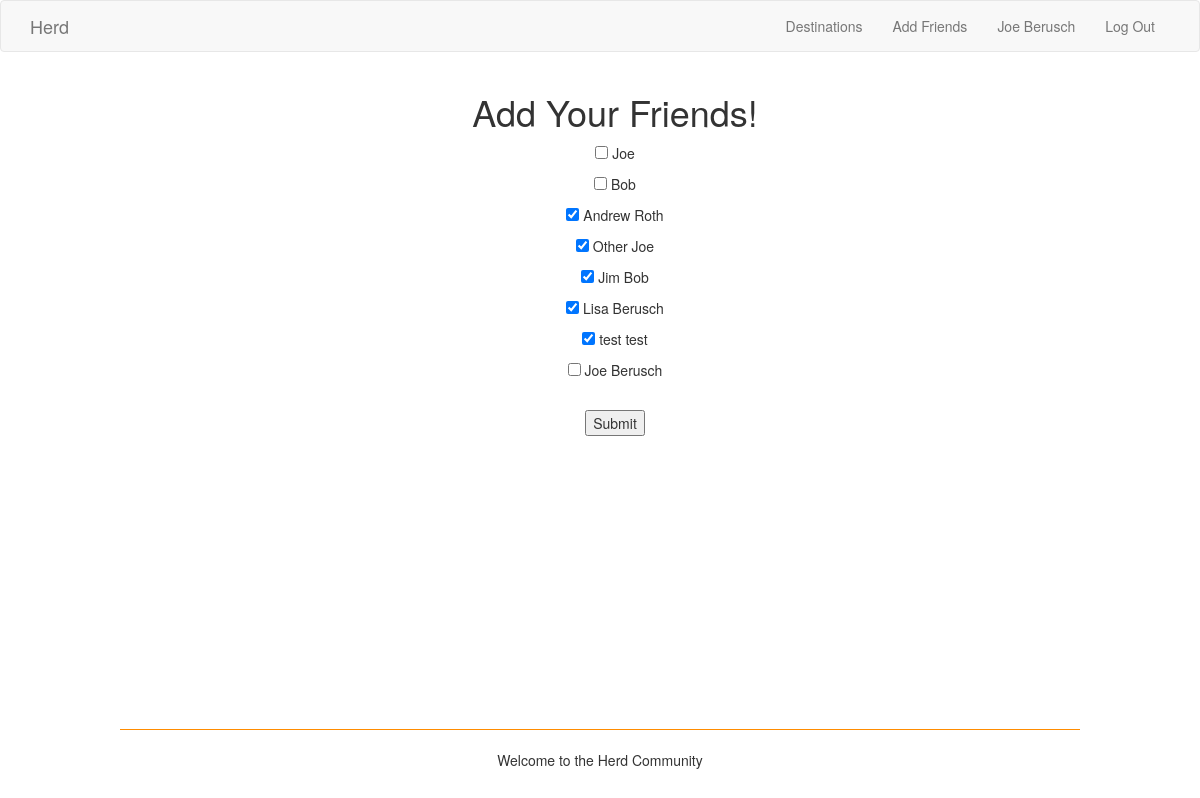
/add_friends (signed in), run on an earlier commit of the app's database.
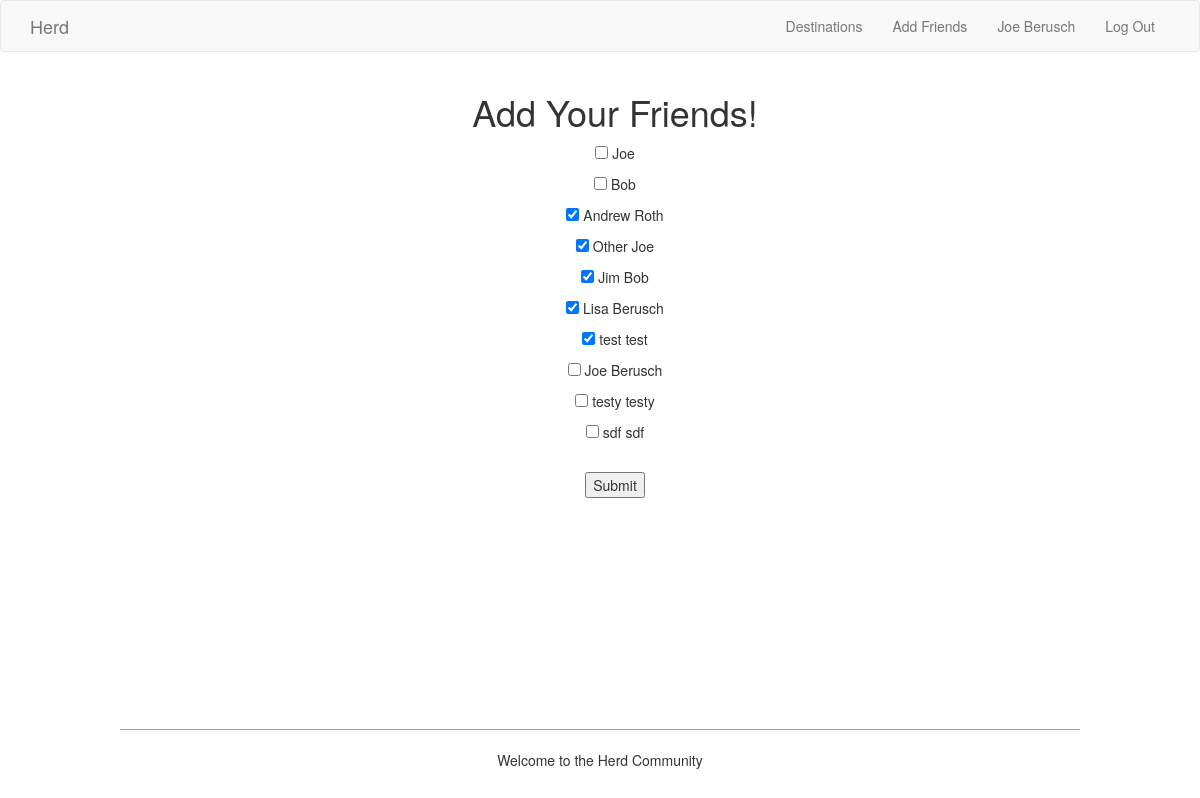
And on a later commit of the database.
### app/models.py (models this page shows, shortened)
class User(UserMixin, db.Model):
    __tablename__ = 'users'
    user_id = db.Column(db.Integer, primary_key=True)
    username = db.Column(db.String(80), index=True, unique=True)
    name = db.Column(db.String(120))
    email = db.Column(db.String(120), index=True, unique=True)
    region = db.Column(db.String(50), index=True)
    destinations = db.relationship('Association', back_populates='user')
    friends = db.relationship('User',
        secondary=friendship_identifier,
        primaryjoin= user_id == friendship_identifier.c.user_id,
        secondaryjoin= user_id == friendship_identifier.c.friend_id)
    def get_id(self):
        return self.user_id

### app/routes.py (the view, shortened to what this page needs)
@app.route('/add_friends', methods=['GET', 'POST'])
@login_required
def add_friends():
    users = User.query.all()
    users = filter(lambda u: u.user_id != current_user.user_id, users)
    return render_template('add_friends.html', users=users,
                            current_friends=current_user.friends if current_user.friends else [])

### app/models.py (called while the page is built)
@login.user_loader
def load_user(id):
    return User.query.get(int(id))

### app/templates/add_friends.html
{% extends "base.html" %}
{% block app_content %}
<div class="container">
    <h1>Add Your Friends!</h1>
    <form method="POST" action="">
        {% for u in users %}
            <p><input type="checkbox" value="{{ u.user_id }}" name="friend_checkbox" {{ 'checked' if u in current_friends else '' }}> {{ u.name }}</input></p>
        {% endfor %}
        <br />
        <button type="submit">Submit</button>
    </form>
</div>
{% endblock %}

What changed in the data, as far as the page shows it:
added User: name "testy testy"
added User: name "sdf sdf"
